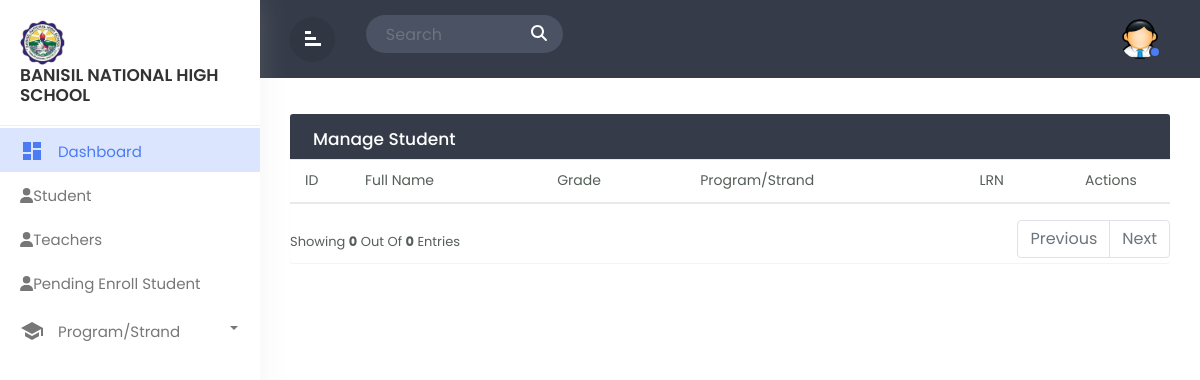
The page /admin_EIM.php on the database as committed earlier.
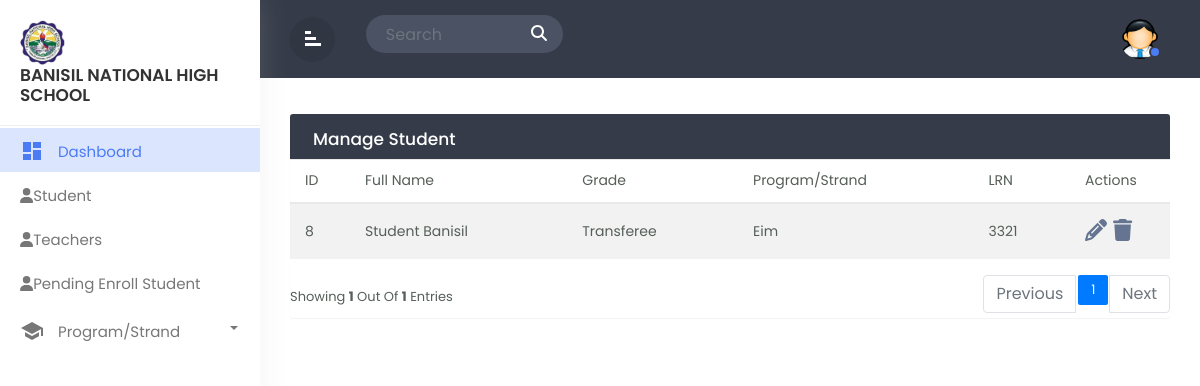
The same page on the database as committed later.
### tables this page shows
CREATE TABLE `tbl_userinfo` (
  `user_id` int(11) NOT NULL,
  `firstname` varchar(244) NOT NULL,
  `lastname` varchar(244) NOT NULL,
  `gender` varchar(244) NOT NULL,
  `birthday` date NOT NULL,
  `age` int(11) NOT NULL,
  `grade` varchar(244) NOT NULL,
  `strand` varchar(244) NOT NULL,
  `lrn` int(11) NOT NULL
);

### admin_EIM.php (the view, shortened to what the changed rows need)
<!doctype html>
<html lang="en">
  <head>
        <link rel="stylesheet" href="css/bootstrap.min.css">
        <link rel="stylesheet" href="css/custom.css">
  </head>
  <body>
<div class="wrapper">
		<div id="content">
		   <div class="main-content">
			  <div class="row">
				<div class="col-md-12">
				<div class="table-wrapper">
    <div class="table-title">
      <div class="row">
        <div class="col-sm-6 p-0 d-flex justify-content-lg-start justify-content-center">
          <h2 class="ml-lg-2">Manage Student</h2>
        </div>
      </div>
    </div>
    <?php
    include 'dbcon.php';
    $limit = 5;
    $page = isset($_GET['page']) ? $_GET['page'] : 1;
    $sqlCount = "SELECT COUNT(*) AS total FROM tbl_userinfo
                JOIN tbl_user_level ON tbl_user_level.user_level_id = tbl_userinfo.user_id
                WHERE tbl_user_level.level = 'STUDENT' AND tbl_userinfo.strand = 'EIM'";
    $resultCount = mysqli_query($conn, $sqlCount);
    $rowCount = mysqli_fetch_assoc($resultCount)['total'];
    $totalPages = ceil($rowCount / $limit);
    $offset = ($page - 1) * $limit;
    $sql = "SELECT tbl_userinfo.user_id, tbl_userinfo.firstname, tbl_userinfo.lastname, tbl_userinfo.grade, tbl_userinfo.strand, tbl_userinfo.lrn, tbl_user_level.level,
            tbl_user_status.status
            FROM tbl_userinfo
            JOIN tbl_user_level ON tbl_user_level.user_level_id = tbl_userinfo.user_id
            JOIN tbl_user_status ON tbl_user_status.status_id = tbl_userinfo.user_id
            WHERE tbl_user_level.level = 'STUDENT' AND tbl_userinfo.strand = 'EIM' AND tbl_user_status.status = 1
            LIMIT $limit OFFSET $offset";
    $result = mysqli_query($conn, $sql);
    ?>
<table class="table table-striped table-hover" id="eim_table">
  <thead>
    <tr>
      <th>ID</th>
      <th>Full Name</th>
      <th>Grade</th>
      <th>Program/Strand</th>
      <th>LRN</th>
      <th>Actions</th>
    </tr>
  </thead>
  <tbody>
    <?php foreach ($result as $row): ?>
      <tr>
        <td><?php echo $row['user_id'] ?></td>
        <td><?php echo $row['firstname'] . ' ' . $row['lastname']; ?></td>
        <td><?php echo $row['grade']; ?></td>
        <td><?php echo $row['strand']; ?></td>
        <td><?php echo $row['lrn'] ?></td>
        <td>
        <a href="admin_student_edit.php?user_id=<?php echo $row['user_id']?>" class="edit">
        <i class="fas fa-pencil" data-toggle="tooltip" title="Edit">&#xE254;</i>
        </a>
        <a href="admin_student_delete.php?user_id=<?php echo $row['user_id']?>" class="delete">
        <i class="fas fa-trash" data-toggle="tooltip" title="delete"></i>
        </a>
        </td>
      </tr>
    <?php endforeach; ?>
  </tbody>
</table>
<div class="clearfix">
<div class="hint-text">Showing <b><?php echo mysqli_num_rows($result) ?></b> out of <b><?php echo mysqli_num_rows($result) ?></b> entries</div>
  <ul class="pagination">
    <?php for ($i = 1; $i <= $totalPages; $i++): ?>
      <li class="page-item <?php if ($i == $page) echo 'active' ?>">
        <a href="?page=<?php echo $i ?>" class="page-link"><?php echo $i ?></a>
      </li>
    <?php endfor; ?>
  </ul>
</div>
</div>
			  </div>
		</div>
</div>
</div>
  </body>
  </html>

Rows that differ between the two databases and show on the page:
added tbl_userinfo: user_id "8", firstname "Student", lastname "Banisil", grade "Transferee", strand "Eim", lrn "3321"
Other text that changed with them:
mysqli_num_rows($result): "0" → "1"
new list line: "1"
